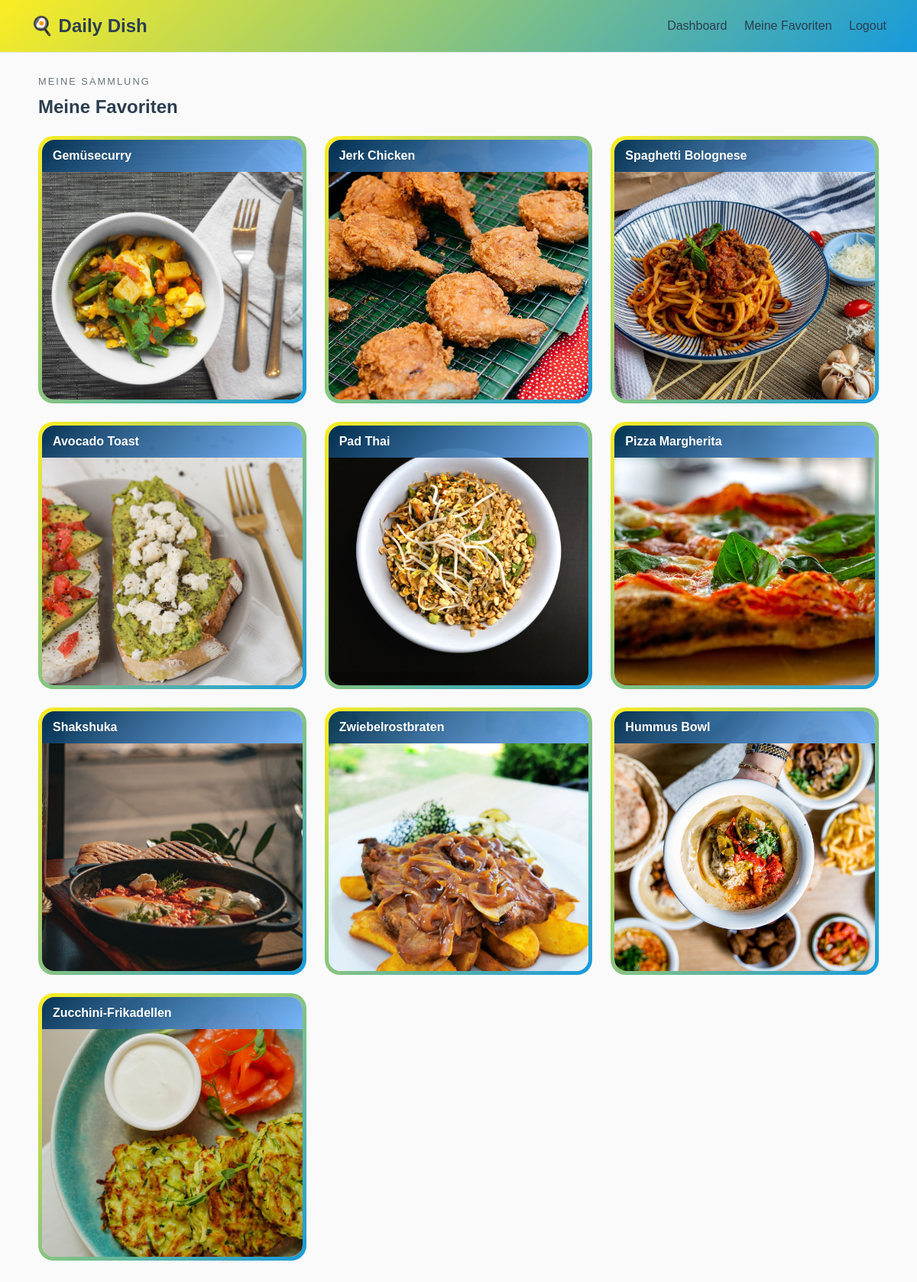
The app's page /favourites (signed in) with its own data.
### models/recipe.py (models this page shows)
class Recipe(Base):
    __tablename__ = "recipes"
    id = Column(Integer, primary_key=True, index=True)
    title = Column(String, nullable=False)
    description = Column(String)
    ingredients = Column(String, nullable=False)
    instructions = Column(String)
    tags = relationship("Tag", secondary="recipe_tags", back_populates="recipes")

### main.py (the view)
@app.get("/favourites")
def favourites_page(request: Request, db: Session = Depends(get_db)):
    user_id = request.cookies.get("user_id")
    if not user_id:
        return RedirectResponse(url="/login", status_code=303)
    try:
        user_id_value = int(user_id)
    except ValueError:
        return RedirectResponse(url="/login", status_code=303)
    user = (
        db.query(User)
        .options(
            selectinload(User.favourite_recipes).selectinload(Recipe.tags)
        )
        .filter(User.id == user_id_value)
        .first()
    )
    if not user:
        return RedirectResponse(url="/login", status_code=303)
    request.state.user = user
    return templates.TemplateResponse(
        request,
        "favourites.html",
        {"request": request, "favourites": user.favourite_recipes},
    )

### templates/favourites.html (shortened to what this page needs)
{% extends "base.html" %}
{% block content %}
<section id="favourites-page" {% if user %}data-user-id="{{ user.id }}"{% endif %}>
    <div class="eyebrow">Meine Sammlung</div>
    <h2 style="margin: 4px 0 24px;">Meine Favoriten</h2>
    {% if favourites %}
    <div class="favourites-grid">
        {% for recipe in favourites %}
        <div class="fav-card-outer"
             id="fav-card-{{ recipe.id }}"
             data-recipe-id="{{ recipe.id }}"
             data-title="{{ recipe.title | e }}"
             data-description="{{ recipe.description | e }}"
             data-ingredients="{{ recipe.ingredients | e }}"
             data-instructions="{{ recipe.instructions | e }}"
             data-tags="{{ recipe.tags | map(attribute='name') | join(',') | e }}">
            <div class="fav-card-inner">
                <div class="flip-card-scene">
                    <div class="flip-card-flipper">
                        <div class="flip-card-front">
                            <div class="fav-card-image">
                                <img src="/static/images/recipes/{{ recipe.id }}.jpg"
                                     onload="this.classList.add('image-loaded')"
                                     onerror="this.classList.add('image-failed')"
                                     alt="{{ recipe.title | e }}">
                                <h3 class="fav-card-title-overlay">{{ recipe.title }}</h3>
                            </div>
                        </div>
                        <div class="flip-card-back">
                            <p>{{ recipe.description }}</p>
                            {% if recipe.tags %}
                            <div>
                                <div class="tag-pill-list">
                                    {% for tag in recipe.tags %}
                                    <span class="tag-pill">{{ tag.name }}</span>
                                    {% endfor %}
                                </div>
                            </div>
                            {% endif %}
                            <div class="flip-card-back-actions">
                                <button class="remove-favourite-button" type="button"
                                        data-recipe-id="{{ recipe.id }}"
                                        onclick="removeFavourite(this)">
                                </button>
                                <button class="fav-card-show-btn" type="button"
                                        onclick="openRecipeModal(this.closest('.fav-card-outer'))">
                                </button>
                            </div>
                        </div>
                    </div>
                </div>
            </div>
        </div>
        {% endfor %}
    </div>
    {% endif %}
</section>
{% endblock %}

### templates/base.html (shortened to what this page needs)
<!DOCTYPE html>
<html lang="de">
<head>
    <link rel="stylesheet" href="/static/css/style.css?v={{ cache_version }}">
</head>
<body>
<header>
    <h1><a class="brand-link" href="/dashboard">🍳 Daily Dish</a></h1>
    <nav>
        <a href="/dashboard">Dashboard</a>
        {% if is_logged_in %}
            <a href="/favourites">Meine Favoriten</a>
            <a href="/logout">Logout</a>
        {% else %}
            <a href="/login">Login</a>
            <a href="/signup">Sign Up</a>
        {% endif %}
    </nav>
</header>
<main>
    {% block content %}
    {% endblock %}
</main>
</body>
</html>

### static/css/style.css (style rules this page uses)
body { margin: 0; font-family: Arial, sans-serif; background: #fafafa; color: #2c3e50; }
button { font: inherit; }
header { background: linear-gradient(135deg, #fbed22 0%, #169adc 100%); border-bottom: 1px solid #e1e8ee; padding: 20px 40px; display: flex; align-items: center; justify-content: space-between; position: sticky; top: 0; z-index: 10; }
header h1 { margin: 0; font-size: 1.5rem; }
header h1 .brand-link { color: inherit; text-decoration: none; }
nav a { margin-left: 18px; color: #2c3e50; text-decoration: none; font-weight: 500; }
main { max-width: 1100px; margin: 30px auto; padding: 0 24px 40px; }
.eyebrow { text-transform: uppercase; letter-spacing: 0.16em; color: #6c757d; font-size: 0.8rem; margin-bottom: 12px; }
.favourites-grid { display: grid; grid-template-columns: repeat(auto-fill, minmax(300px, 1fr)); gap: 24px; margin-top: 24px; }
.fav-card-outer { background: linear-gradient(135deg, #fbed22 0%, #169adc 100%); border-radius: 20px; padding: 5px; cursor: pointer; transition: transform 0.2s ease; }
.fav-card-inner { background: #ffffff; border-radius: 16px; height: 340px; overflow: hidden; }
.flip-card-scene { perspective: 1200px; width: 100%; height: 100%; }
.flip-card-flipper { position: relative; width: 100%; height: 100%; transform-style: preserve-3d; transition: transform 0.55s ease; }
.flip-card-front, .flip-card-back { position: absolute; inset: 0; backface-visibility: hidden; -webkit-backface-visibility: hidden; overflow: hidden; display: flex; flex-direction: column; }
.flip-card-front { padding: 0; gap: 0; }
.fav-card-image { position: relative; width: 100%; height: 100%; overflow: hidden; background: #e2e8f0; display: flex; align-items: center; justify-content: center; color: #94a3b8; font-size: 2.5rem; }
.fav-card-image img { position: absolute; inset: 0; width: 100%; height: 100%; object-fit: cover; display: block; }
.fav-card-title-overlay { position: absolute; top: 0; left: 0; right: 0; padding: 12px 14px; margin: 0; font-size: 1rem; font-weight: 600; background: linear-gradient(135deg, rgba(0, 48, 82, 0.95) 0%, rgba(121, 183, 255, 0.95) 100%); color: #ffffff; white-space: nowrap; overflow: hidden; text-overflow: ellipsis; text-shadow: 0 1px 2px rgba(0, 0, 0, 0.1); }
.flip-card-back { padding: 20px 20px; gap: 8px; transform: rotateY(180deg); background: #f8faff; justify-content: flex-start; overflow-y: auto; }
.flip-card-back p { margin: 0; color: #4a5568; font-size: 0.84rem; line-height: 1.5; overflow: hidden; display: -webkit-box; -webkit-line-clamp: 3; line-clamp: 3; -webkit-box-orient: vertical; }
.flip-card-back-actions { display: flex; gap: 7px; flex-wrap: wrap; margin-top: auto; padding-top: 4px; }
.fav-card-show-btn { display: inline-flex; align-items: center; background: #eff6ff; color: #2563eb; border: 1px solid #2563eb; border-radius: 999px; padding: 5px 13px; font-size: 0.82rem; font-weight: 600; cursor: pointer; font-family: inherit; transition: background 0.18s; }
.remove-favourite-button { align-self: flex-start; display: inline-flex; align-items: center; gap: 6px; background: none; color: #ef4444; border: 1px solid #ef4444; border-radius: 999px; padding: 6px 14px; font-size: 0.85rem; cursor: pointer; transition: color 0.18s, border-color 0.18s; }
.tag-pill-list { display: flex; flex-wrap: wrap; gap: 10px; margin-top: 8px; }
.tag-pill { display: inline-flex; align-items: center; padding: 8px 12px; background: #eef7ff; color: #2e2e2e; border: 1px solid #c9ddff; border-radius: 999px; font-size: 0.95rem; font-weight: 400; cursor: pointer; position: relative; padding-right: 22px; transition: background-color 0.18s ease, color 0.18s ease, border-color 0.18s ease; }
.tag-pill::after { content: "╋"; position: absolute; right: 8px; top: 50%; transform: translateY(-50%); font-size: 0.6em; font-weight: 700; opacity: 0; transition: opacity 0.12s ease; }
.flip-card-back .tag-pill, .example-recipe-content .tag-pill { padding: 5px 18px 5px 9px; font-size: 0.8rem; line-height: 1.2; }

### records on screen
Recipe: shows a picture, title "Gemüsecurry"
Recipe: shows a picture, title "Jerk Chicken"
Recipe: shows a picture, title "Spaghetti Bolognese"
Recipe: shows a picture, title "Avocado Toast"
Recipe: shows a picture, title "Pad Thai"
Recipe: shows a picture, title "Pizza Margherita"
Recipe: shows a picture, title "Shakshuka"
Recipe: shows a picture, title "Zwiebelrostbraten"
Recipe: shows a picture, title "Hummus Bowl"
Recipe: shows a picture, title "Zucchini-Frikadellen"
